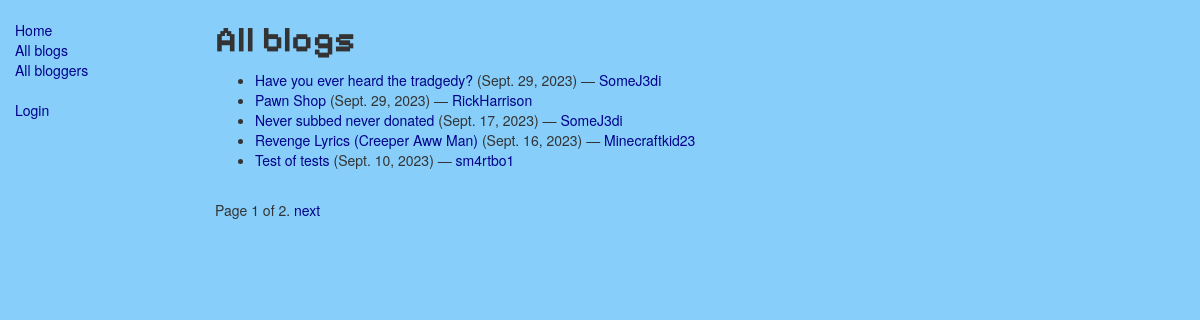
/blog/blogs/, run on the app's committed database.
### blog/models.py (models this page shows, shortened)
class Blog(models.Model): #blogpost
    name = models.CharField(max_length=200)
    author = models.ForeignKey(BlogAuthor, on_delete=models.SET_NULL, null=True)
    description = models.TextField(max_length=2000, help_text="Enter you blog text here.")
    post_date = models.DateField(default=date.today)
    class Meta:
        ordering = ["-post_date"]
    def get_absolute_url(self):
        return reverse('blog-detail', args=[str(self.id)])

class BlogAuthor(models.Model): #a blogger
    user = models.OneToOneField(User, on_delete=models.SET_NULL, null=True)
    bio = models.TextField(max_length=400, help_text="Enter your bio details here.")
    class Meta:
        ordering = ["user","bio"]
    def __str__(self):
        return self.user.username

### blog/views.py (the view)
# urls.py: path('blogs/', views.BlogListView.as_view(), name='blogs'),
class BlogListView(generic.ListView): #shows blogs
    model = Blog
    paginate_by = 5

### blog/templates/blog/blog_list.html
{% extends "base_generic.html" %}
{% block content %}
    <h1>All blogs</h1>
    {% if blog_list %}
    <ul>
      {% for blog in blog_list %}
      <li>
        <a href="{{ blog.get_absolute_url }}">{{ blog.name }}</a> ({{blog.post_date}}) — <a href="{% url 'blogs-by-author' blog.author.pk %}">{{ blog.author }}</a>
      </li>
      {% endfor %}
    </ul>
    {% else %}
      <p>There are no blogs.</p>
    {% endif %}
{% endblock %}

### blog/templates/base_generic.html (shortened to what this page needs)
<!DOCTYPE html>
<html lang="en">
<head>
  <link rel="stylesheet" href="https://maxcdn.bootstrapcdn.com/bootstrap/3.3.7/css/bootstrap.min.css">
  {% load static %}
<link rel="stylesheet" type="text/css" href="{% static 'css/styles.css'%}">
</head>
<body>
<div class="container-fluid">
<div class="row">
  <div class="col-sm-2">
  {% block sidebar %}
  <ul class="sidebar-nav">
    <li><a href="{% url 'index' %}">Home</a></li>
    <li><a href="{% url 'blogs' %}">All blogs</a></li>
    <li><a href="{% url 'bloggers' %}">All bloggers</a></li>
  </ul>
  <ul class="sidebar-nav">
   {% if user.is_authenticated %}
     <li>User: {{ user.get_username }}</li>
     <li><a href="{% url 'logout'%}?next={{request.path}}">Logout</a></li>
   {% else %}
     <li><a href="{% url 'login'%}?next={{request.path}}">Login</a></li>
   {% endif %}
  </ul>
  {% endblock %}
  </div>
  <div class="col-sm-10 ">
  {% block content %}{% endblock %}
  {% block pagination %}
    {% if is_paginated %}
        <div class="pagination">
            <span class="page-links">
                <span class="page-current">
                    Page {{ page_obj.number }} of {{ page_obj.paginator.num_pages }}.
                </span>
                {% if page_obj.has_next %}
                    <a href="{{ request.path }}?page={{ page_obj.next_page_number }}">next</a>
                {% endif %}
            </span>
        </div>
    {% endif %}
  {% endblock %}
  </div>
</div>
</div>
</body>
</html>

### blog/static/css/styles.css (style rules this page uses)
body { background-color: lightskyblue; }
a { color: darkblue; }
h1 { font-weight: bolder; font-family: 'Pixelify Sans', cursive; }
.sidebar-nav { margin-top: 20px; padding: 0; list-style: none; }

### data on the page
Blog: name "Have you ever heard the tradgedy?", post_date "Sept. 29, 2023", author "SomeJ3di"
Blog: name "Pawn Shop", post_date "Sept. 29, 2023", author "RickHarrison"
Blog: name "Never subbed never donated", post_date "Sept. 17, 2023", author "SomeJ3di"
Blog: name "Revenge Lyrics (Creeper Aww Man)", post_date "Sept. 16, 2023", author "Minecraftkid23"
Blog: name "Test of tests", post_date "Sept. 10, 2023", author "sm4rtbo1"

### other printed values
{{ page_obj.number }} "1"
{{ page_obj.paginator.num_pages }} "2"
